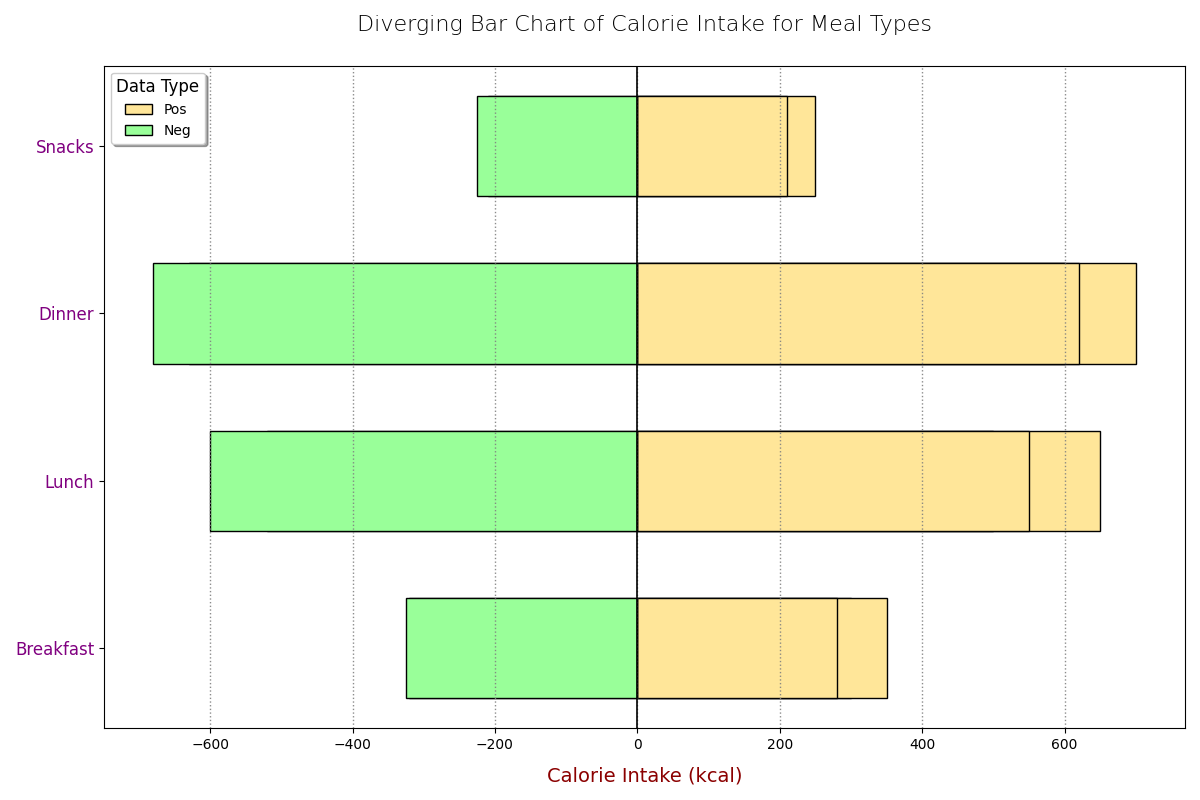

Recreate this plot in Python.
import matplotlib.pyplot as plt
import numpy as np

meal_types = ['Breakfast', 'Lunch', 'Dinner', 'Snacks']
age_groups = ['0-18', '19-24', '25-35', '36-50', '51+']
calorie_data = {
    'Breakfast': [300, 320, 350, 325, 280],
    'Lunch': [500, 520, 650, 600, 550],
    'Dinner': [600, 630, 700, 680, 620],
    'Snacks': [200, 210, 250, 225, 210]
}

colors = ['#FF9999', '#FFE699', '#66B3FF', '#99FF99', '#FFCC99']

fig, ax = plt.subplots(figsize=(12, 8))

bar_width = 0.6
x_positions = np.arange(len(meal_types))

# Calculate positive and negative data sets
pos_data = {meal: [cal for i, cal in enumerate(calorie_data[meal]) if i % 2 == 0] for meal in meal_types}
neg_data = {meal: [-cal for i, cal in enumerate(calorie_data[meal]) if i % 2 == 1] for meal in meal_types}

# Stacked bars
for idx, meal in enumerate(meal_types):
    ax.barh(x_positions[idx], pos_data[meal], bar_width, left=0, color=colors[1], edgecolor='black', label='Pos' if idx == 0 else "")
    ax.barh(x_positions[idx], neg_data[meal], bar_width, left=0, color=colors[3], edgecolor='black', label='Neg' if idx == 0 else "")

ax.set_yticks(x_positions)
ax.set_yticklabels(meal_types, rotation=0, fontsize=12, color='purple')
ax.set_xlabel('Calorie Intake (kcal)', fontsize=14, color='darkred', labelpad=10)
ax.set_title('Diverging Bar Chart of Calorie Intake for Meal Types', fontsize=16, fontweight='light', pad=25)

ax.legend(title='Data Type', fontsize=10, title_fontsize=12, loc='upper left', shadow=True)
ax.axvline(x=0, color='black', linewidth=1.2)

ax.grid(True, linestyle=':', linewidth=1, color='gray', axis='x', alpha=0.9)

plt.tight_layout()
plt.show()
